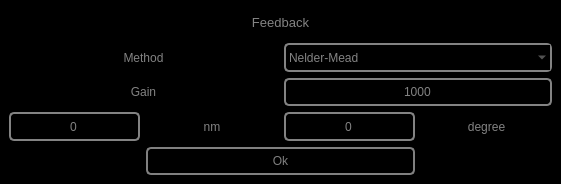
<?xml version="1.0" encoding="UTF-8"?>
<ui version="4.0">
 <class>MainWindow</class>
 <widget class="QMainWindow" name="MainWindow">
  <property name="geometry">
   <rect>
    <x>0</x>
    <y>0</y>
    <width>561</width>
    <height>184</height>
   </rect>
  </property>
  <property name="windowTitle">
   <string>Tuning Fork Fitting</string>
  </property>
  <property name="windowIcon">
   <iconset resource="../../Resources/nSOTScannerResources.qrc">
    <normaloff>:/nSOTScanner/Pictures/jj_schema.svg</normaloff>:/nSOTScanner/Pictures/jj_schema.svg</iconset>
  </property>
  <widget class="QWidget" name="centralwidget">
   <property name="styleSheet">
    <string notr="true">#centralwidget
{
background-color: rgb(0, 0, 0);
}</string>
   </property>
   <layout class="QGridLayout" name="gridLayout" rowstretch="1,1,1,1,1" columnstretch="1,1,1,1">
    <item row="2" column="2" colspan="2">
     <widget class="QLineEdit" name="lineEdit_Gain">
      <property name="sizePolicy">
       <sizepolicy hsizetype="Expanding" vsizetype="Preferred">
        <horstretch>0</horstretch>
        <verstretch>0</verstretch>
       </sizepolicy>
      </property>
      <property name="toolTip">
       <string>Multiply the Data before doing fit help with better accuracy</string>
      </property>
      <property name="styleSheet">
       <string notr="true">QLineEdit#lineEdit_Gain{
color: rgb(131,131,131);
background-color:rgb(0,0,0);
border: 2px solid  rgb(131,131,131);
border-radius: 5px
}</string>
      </property>
      <property name="text">
       <string>1000</string>
      </property>
      <property name="alignment">
       <set>Qt::AlignCenter</set>
      </property>
     </widget>
    </item>
    <item row="1" column="0" colspan="2">
     <widget class="QLabel" name="label">
      <property name="styleSheet">
       <string notr="true">color:rgb(131,131,131)</string>
      </property>
      <property name="text">
       <string>Method</string>
      </property>
      <property name="alignment">
       <set>Qt::AlignCenter</set>
      </property>
     </widget>
    </item>
    <item row="4" column="1" colspan="2">
     <widget class="QPushButton" name="pushButton_Ok">
      <property name="sizePolicy">
       <sizepolicy hsizetype="Preferred" vsizetype="Preferred">
        <horstretch>0</horstretch>
        <verstretch>0</verstretch>
       </sizepolicy>
      </property>
      <property name="maximumSize">
       <size>
        <width>16777215</width>
        <height>16777215</height>
       </size>
      </property>
      <property name="toolTip">
       <string>Test</string>
      </property>
      <property name="styleSheet">
       <string notr="true">QPushButton:pressed#pushButton_Ok{
color: gray;
background-color:rgb(168,168,168);
border: 1px solid rgb(95,107,166);
border-radius: 5px
}

QPushButton#pushButton_Ok{
color: gray;
background-color:rgb(0,0,0);
border: 2px solid gray;
border-radius: 5px
}</string>
      </property>
      <property name="text">
       <string>Ok</string>
      </property>
     </widget>
    </item>
    <item row="0" column="0" colspan="4">
     <widget class="QLabel" name="label_Feedback">
      <property name="styleSheet">
       <string notr="true">color:gray</string>
      </property>
      <property name="text">
       <string>&lt;html&gt;&lt;head/&gt;&lt;body&gt;&lt;p&gt;&lt;span style=&quot; font-size:10pt; color:#838383;&quot;&gt;Feedback&lt;/span&gt;&lt;/p&gt;&lt;/body&gt;&lt;/html&gt;</string>
      </property>
      <property name="alignment">
       <set>Qt::AlignCenter</set>
      </property>
     </widget>
    </item>
    <item row="2" column="0" colspan="2">
     <widget class="QLabel" name="label_2">
      <property name="styleSheet">
       <string notr="true">color:rgb(131,131,131)</string>
      </property>
      <property name="text">
       <string>Gain</string>
      </property>
      <property name="alignment">
       <set>Qt::AlignCenter</set>
      </property>
     </widget>
    </item>
    <item row="3" column="0">
     <widget class="QLineEdit" name="lineEdit_Amplitude">
      <property name="sizePolicy">
       <sizepolicy hsizetype="Expanding" vsizetype="Preferred">
        <horstretch>0</horstretch>
        <verstretch>0</verstretch>
       </sizepolicy>
      </property>
      <property name="toolTip">
       <string>Multiply the Data before doing fit help with better accuracy</string>
      </property>
      <property name="styleSheet">
       <string notr="true">QLineEdit#lineEdit_Amplitude{
color: rgb(131,131,131);
background-color:rgb(0,0,0);
border: 2px solid  rgb(131,131,131);
border-radius: 5px
}</string>
      </property>
      <property name="text">
       <string>0</string>
      </property>
      <property name="alignment">
       <set>Qt::AlignCenter</set>
      </property>
     </widget>
    </item>
    <item row="3" column="2">
     <widget class="QLineEdit" name="lineEdit_Angle">
      <property name="sizePolicy">
       <sizepolicy hsizetype="Expanding" vsizetype="Preferred">
        <horstretch>0</horstretch>
        <verstretch>0</verstretch>
       </sizepolicy>
      </property>
      <property name="toolTip">
       <string>Multiply the Data before doing fit help with better accuracy</string>
      </property>
      <property name="styleSheet">
       <string notr="true">QLineEdit#lineEdit_Angle{
color: rgb(131,131,131);
background-color:rgb(0,0,0);
border: 2px solid  rgb(131,131,131);
border-radius: 5px
}</string>
      </property>
      <property name="text">
       <string>0</string>
      </property>
      <property name="alignment">
       <set>Qt::AlignCenter</set>
      </property>
     </widget>
    </item>
    <item row="3" column="1">
     <widget class="QLabel" name="label_3">
      <property name="styleSheet">
       <string notr="true">color:rgb(131,131,131)</string>
      </property>
      <property name="text">
       <string>nm</string>
      </property>
      <property name="alignment">
       <set>Qt::AlignCenter</set>
      </property>
     </widget>
    </item>
    <item row="3" column="3">
     <widget class="QLabel" name="label_4">
      <property name="styleSheet">
       <string notr="true">color:rgb(131,131,131)</string>
      </property>
      <property name="text">
       <string>degree</string>
      </property>
      <property name="alignment">
       <set>Qt::AlignCenter</set>
      </property>
     </widget>
    </item>
    <item row="1" column="2" colspan="2">
     <widget class="QComboBox" name="comboBox_Method">
      <property name="sizePolicy">
       <sizepolicy hsizetype="Preferred" vsizetype="Preferred">
        <horstretch>0</horstretch>
        <verstretch>0</verstretch>
       </sizepolicy>
      </property>
      <property name="maximumSize">
       <size>
        <width>16777215</width>
        <height>16777215</height>
       </size>
      </property>
      <property name="toolTip">
       <string>Method</string>
      </property>
      <property name="layoutDirection">
       <enum>Qt::LeftToRight</enum>
      </property>
      <property name="styleSheet">
       <string notr="true">QComboBox#comboBox_Method{
color: rgb(131,131,131);
background-color:rgb(0,0,0);
border: 2px solid  rgb(131,131,131);
border-radius: 5px
}</string>
      </property>
      <property name="editable">
       <bool>false</bool>
      </property>
      <item>
       <property name="text">
        <string>Nelder-Mead</string>
       </property>
      </item>
      <item>
       <property name="text">
        <string>Powell</string>
       </property>
      </item>
      <item>
       <property name="text">
        <string>CG</string>
       </property>
      </item>
      <item>
       <property name="text">
        <string>BFGS</string>
       </property>
      </item>
      <item>
       <property name="text">
        <string>Newton-CG</string>
       </property>
      </item>
      <item>
       <property name="text">
        <string>L-BFGS-B</string>
       </property>
      </item>
      <item>
       <property name="text">
        <string>TNC</string>
       </property>
      </item>
      <item>
       <property name="text">
        <string>COBYLA</string>
       </property>
      </item>
      <item>
       <property name="text">
        <string>SLSQP</string>
       </property>
      </item>
      <item>
       <property name="text">
        <string>trust-constr</string>
       </property>
      </item>
      <item>
       <property name="text">
        <string>dogleg</string>
       </property>
      </item>
      <item>
       <property name="text">
        <string>trust-ncg</string>
       </property>
      </item>
      <item>
       <property name="text">
        <string>trust-exact</string>
       </property>
      </item>
      <item>
       <property name="text">
        <string>trust-krylov</string>
       </property>
      </item>
     </widget>
    </item>
   </layout>
  </widget>
 </widget>
 <resources>
  <include location="../../Resources/nSOTScannerResources.qrc"/>
 </resources>
 <connections/>
</ui>
